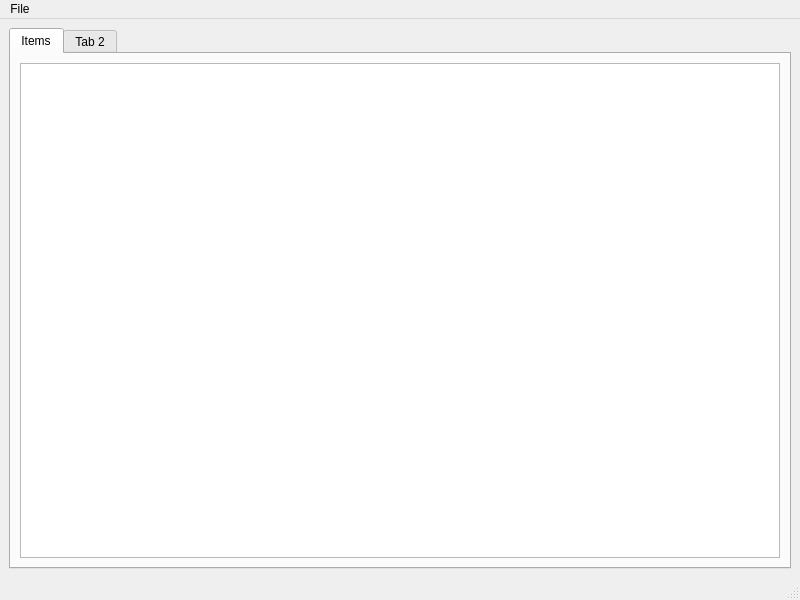
<?xml version="1.0" encoding="UTF-8"?>
<ui version="4.0">
 <class>MainWindow</class>
 <widget class="QMainWindow" name="MainWindow">
  <property name="geometry">
   <rect>
    <x>0</x>
    <y>0</y>
    <width>800</width>
    <height>600</height>
   </rect>
  </property>
  <property name="windowTitle">
   <string>Nocovka</string>
  </property>
  <widget class="QWidget" name="centralwidget">
   <layout class="QGridLayout" name="gridLayout">
    <item row="0" column="0">
     <widget class="QTabWidget" name="tabWidget">
      <property name="currentIndex">
       <number>0</number>
      </property>
      <widget class="QWidget" name="tab">
       <attribute name="title">
        <string>Items</string>
       </attribute>
       <layout class="QGridLayout" name="gridLayout_2">
        <item row="0" column="0">
         <widget class="QTableView" name="db_view"/>
        </item>
       </layout>
      </widget>
      <widget class="QWidget" name="tab_2">
       <attribute name="title">
        <string>Tab 2</string>
       </attribute>
       <layout class="QGridLayout" name="gridLayout_3">
        <item row="0" column="0">
         <widget class="QTableView" name="tableView"/>
        </item>
       </layout>
      </widget>
     </widget>
    </item>
   </layout>
  </widget>
  <widget class="QMenuBar" name="menubar">
   <property name="geometry">
    <rect>
     <x>0</x>
     <y>0</y>
     <width>800</width>
     <height>22</height>
    </rect>
   </property>
   <widget class="QMenu" name="menuFile">
    <property name="title">
     <string>File</string>
    </property>
    <addaction name="separator"/>
    <addaction name="separator"/>
    <addaction name="actionImport"/>
    <addaction name="separator"/>
    <addaction name="separator"/>
    <addaction name="actionExit"/>
   </widget>
   <addaction name="menuFile"/>
  </widget>
  <widget class="QStatusBar" name="statusbar"/>
  <action name="actionImport">
   <property name="icon">
    <iconset theme="QIcon::ThemeIcon::DocumentOpen"/>
   </property>
   <property name="text">
    <string>Import</string>
   </property>
  </action>
  <action name="actionExit">
   <property name="icon">
    <iconset theme="QIcon::ThemeIcon::SystemLogOut"/>
   </property>
   <property name="text">
    <string>Exit</string>
   </property>
   <property name="menuRole">
    <enum>QAction::MenuRole::QuitRole</enum>
   </property>
  </action>
 </widget>
 <resources/>
 <connections/>
</ui>
